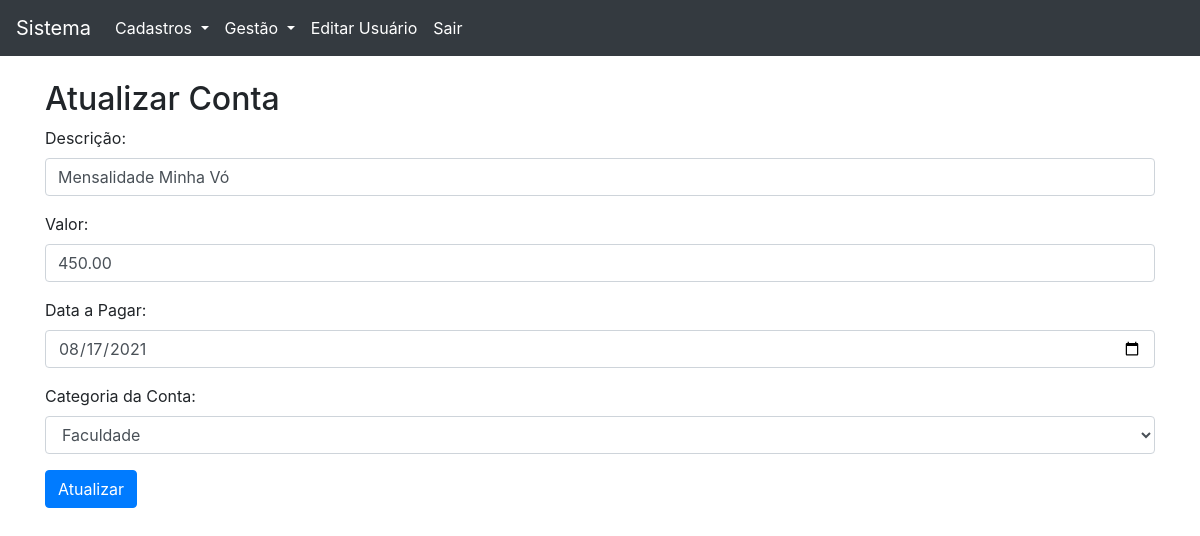
Screenshot of /editar-contas.php?id=1 (signed in) with the database file from the repository.
### tables this page shows
CREATE TABLE `tbl_contas` (
  `id` int(11) NOT NULL,
  `descricao` varchar(255) NOT NULL,
  `data` date NOT NULL DEFAULT current_timestamp(),
  `categoria` int(11) NOT NULL,
  `tipo` int(11) NOT NULL,
  `valor` float(10,2) NOT NULL,
  `status` int(11) NOT NULL
);

CREATE TABLE `tbl_categorias` (
  `id` int(11) NOT NULL,
  `nome` varchar(255) NOT NULL,
  `tipo_conta` int(11) NOT NULL
);

### classes/Conta.php (called while the page is built, shortened)
<?php
class Conta
{
	public function getConta($id)
	{
		$conta = [];
		global $pdo;
		$sql = $pdo->prepare('SELECT * FROM tbl_contas WHERE id = :id');
		$sql->bindValue(':id', $id);
		$sql->execute();
		if ($sql->rowCount() > 0) {
			$conta = $sql->fetchAll();
			return $conta[0];
		}
		return $conta;
	}
}

### classes/Categoria.php (called while the page is built, shortened)
<?php
class Categoria
{
	public function listarTodas($tipoConta) {
		$categorias = array();
		global $pdo;
		$sql = null;
		if ($tipoConta != 0) {
			$sql = $pdo->prepare('SELECT * FROM tbl_categorias WHERE tipo_conta = :tipo_conta');
			$sql->bindValue(':tipo_conta', $tipoConta);
		} else {
			$sql = $pdo->prepare('SELECT * FROM tbl_categorias');
		}
		$sql->execute();
		if ($sql->rowCount() > 0) {
			$categorias = $sql->fetchAll();
		}
		return $categorias;
	}
}

### editar-contas.php (the view, shortened to what this page needs)
<?php
  require_once 'pages/header.php';
  if (isset($_SESSION['login']) && isset($_GET['id'])) {
    $id = addslashes($_GET['id']);
    if (is_int(intval($id))) {
        require_once 'classes/Conta.php';
        $contas = new Conta();
        $contaAtualizar = $contas->getConta($id);
    } else {
      header('Location: ./');
      exit;
    }
?>
<div class="container">
  <h2>Atualizar Conta</h2>
  <form method="POST">
    <div class="form-group">
      <label for="descricao">Descrição:</label>
      <input type="text" class="form-control" id="descricao" name="descricao" value="<?= $contaAtualizar['descricao'] ?>" required>
    </div>
    <div class="form-group">
      <label for="valor">Valor:</label>
      <input type="text" class="form-control" id="valor" name="valor" value="<?= $contaAtualizar['valor'] ?>" required>
    </div>
    <div class="form-group">
      <label for="data">Data a Pagar:</label>
      <input type="date" class="form-control" id="data" name="data" value="<?= $contaAtualizar['data'] ?>" required>
    </div>
    <div class="form-group">
      <?php
        require_once 'classes/Categoria.php';
        $cat = new Categoria();
        $categorias = $cat->listarTodas($contaAtualizar['tipo']);
      ?>
      <label for="categoria">Categoria da Conta:</label>
      <select class="form-control" id="categoria" name="categoria" required>
        <?php foreach ($categorias as $categoria): ?>
      	 <option value="<?= $categoria['id'] ?>" <?= ($contaAtualizar['categoria'] === $categoria['id']) ? 'selected' : ''; ?>><?= $categoria['nome'] ?></option>
        <?php endforeach; ?>
      </select>
    </div>
    <button type="submit" name="submit" class="btn btn-primary">Atualizar</button>
  </form>
</div>
<?php require_once 'pages/footer.php'; ?>
<?php } else {
    header('Location: ./login.php');
    exit;
 }
?>

### rows the page displays
tbl_contas: descricao "Mensalidade Minha Vó", valor "450.00", data "08/17/2021", categoria "Faculdade"
